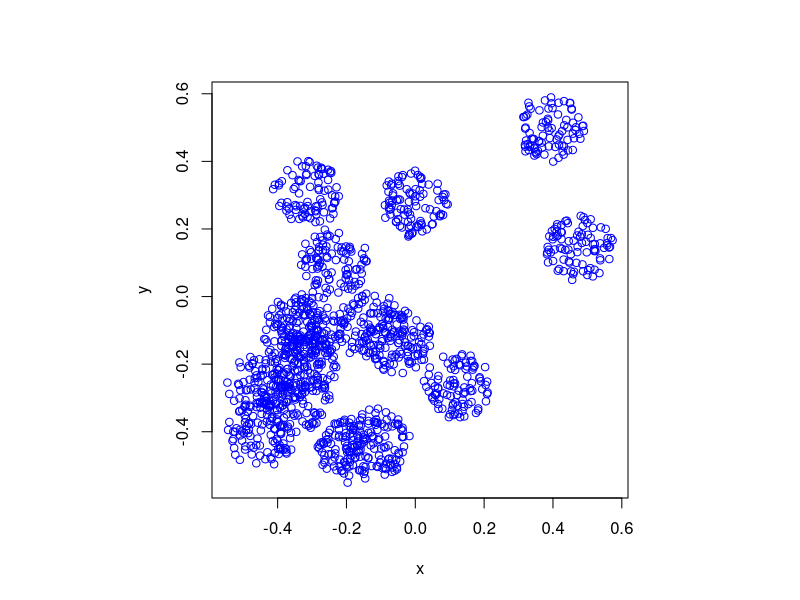

Here is the R script that generated this plot: (Note: this script raises an error after producing the figure.)
#Simulate a Matern cluster point process on a rectangle.
#Author: H. Paul Keeler, 2018.

#Simulation window parameters
xMin=-.5;xMax=.5;
yMin=-.5;yMax=.5;
xDelta=xMax-xMin;yDelta=yMax-yMin; #rectangle dimensions
areaTotal=xDelta*yDelta; #area of rectangle

#Parameters for the parent and daughter point processes
lambdaParent=10;#density of parent Poisson point process
lambdaDaughter=100;#mean number of points in each cluster
radiusCluster=0.1;#radius of cluster disk (for daughter points)

#Simulate Poisson point process for the parents
numbPointsParent=rpois(1,areaTotal*lambdaParent);#Poisson number of points
#x and y coordinates of Poisson points for the parent
xxParent=xMin+xDelta*runif(numbPointsParent);
yyParent=yMin+yDelta*runif(numbPointsParent);

#Simulate Poisson point process for the daughters (ie final poiint process)
numbPointsDaughter=rpois(numbPointsParent,lambdaDaughter); 
numbPoints=sum(numbPointsDaughter); #total number of points

#Generate the (relative) locations in polar coordinates by 
#simulating independent variables.
theta=2*pi*runif(numbPoints); #angular coordinates 
rho=radiusCluster*sqrt(runif(numbPoints)); #radial coordinates 

#Convert from polar to Cartesian coordinates
xx0=rho*cos(theta);
yy0=rho*sin(theta);

#replicate parent points (ie centres of disks/clusters)
xx=rep(xxParent,numbPointsDaughter);
yy=rep(yyParent,numbPointsDaughter);

#translate points (ie parents points are the centres of cluster disks)
xx=xx+xx0;
yy=yy+yy0;

#Plotting
par(pty="s")
plot(xx,yy,'p',xlab='x',ylab='y',col='blue');

library(spatstat);
#Simulate and plot (in one line) Matern cluster point process 
plot(rMatClust(lambdaParent,radiusCluster,lambdaDaughter,c(xMin,xMax,yMin,yMax)));
